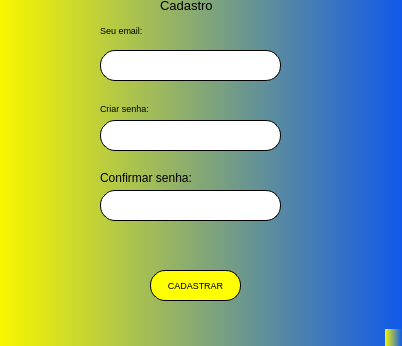
<?xml version="1.0" encoding="UTF-8"?>
<ui version="4.0">
 <class>MainWindow</class>
 <widget class="QMainWindow" name="MainWindow">
  <property name="geometry">
   <rect>
    <x>0</x>
    <y>0</y>
    <width>402</width>
    <height>346</height>
   </rect>
  </property>
  <property name="font">
   <font>
    <pointsize>12</pointsize>
   </font>
  </property>
  <property name="windowTitle">
   <string>MainWindow</string>
  </property>
  <property name="styleSheet">
   <string notr="true">background-color: qlineargradient(spread:pad, x1:0, y1:0, x2:1, y2:0, stop:0 rgba(248, 247, 0, 255), stop:1 rgba(16, 89, 234, 255));</string>
  </property>
  <widget class="QWidget" name="centralwidget">
   <widget class="QPushButton" name="pushButton">
    <property name="geometry">
     <rect>
      <x>150</x>
      <y>270</y>
      <width>91</width>
      <height>31</height>
     </rect>
    </property>
    <property name="font">
     <font>
      <family>MS Shell Dlg 2</family>
      <pointsize>7</pointsize>
      <weight>9</weight>
      <italic>false</italic>
      <bold>false</bold>
     </font>
    </property>
    <property name="styleSheet">
     <string notr="true">border-color: rgb(0, 0, 0);
color: rgb(0, 0, 0);
font: 75 7pt &quot;MS Shell Dlg 2&quot;;
background-color: rgb(255, 255, 0);
border-radius: 15px;
border-style: outset;
border-width: 1px;</string>
    </property>
    <property name="text">
     <string>CADASTRAR</string>
    </property>
   </widget>
   <widget class="QLineEdit" name="lineEdit">
    <property name="geometry">
     <rect>
      <x>100</x>
      <y>50</y>
      <width>181</width>
      <height>31</height>
     </rect>
    </property>
    <property name="font">
     <font>
      <family>MS Shell Dlg 2</family>
      <pointsize>8</pointsize>
      <weight>9</weight>
      <italic>false</italic>
      <bold>false</bold>
     </font>
    </property>
    <property name="styleSheet">
     <string notr="true">border-color: rgb(0, 0, 0);
font: 75 8pt &quot;MS Shell Dlg 2&quot;;
background-color: rgb(255, 255, 255);
border-radius: 15px;
border-style: outset;
border-width: 1px;</string>
    </property>
   </widget>
   <widget class="QLineEdit" name="lineEdit_2">
    <property name="geometry">
     <rect>
      <x>100</x>
      <y>120</y>
      <width>181</width>
      <height>31</height>
     </rect>
    </property>
    <property name="styleSheet">
     <string notr="true">border-color: rgb(0, 0, 0);
font: 75 8pt &quot;MS Shell Dlg 2&quot;;
background-color: rgb(255, 255, 255);
border-radius: 15px;
border-style: outset;
border-width: 1px;</string>
    </property>
    <property name="echoMode">
     <enum>QLineEdit::Password</enum>
    </property>
   </widget>
   <widget class="QLabel" name="label">
    <property name="geometry">
     <rect>
      <x>160</x>
      <y>-10</y>
      <width>121</width>
      <height>31</height>
     </rect>
    </property>
    <property name="font">
     <font>
      <pointsize>10</pointsize>
     </font>
    </property>
    <property name="styleSheet">
     <string notr="true">background: transparent;</string>
    </property>
    <property name="text">
     <string>Cadastro</string>
    </property>
   </widget>
   <widget class="QLabel" name="label_2">
    <property name="geometry">
     <rect>
      <x>100</x>
      <y>20</y>
      <width>101</width>
      <height>21</height>
     </rect>
    </property>
    <property name="font">
     <font>
      <pointsize>7</pointsize>
     </font>
    </property>
    <property name="styleSheet">
     <string notr="true">background: transparent;</string>
    </property>
    <property name="text">
     <string>Seu email:</string>
    </property>
   </widget>
   <widget class="QLabel" name="label_3">
    <property name="geometry">
     <rect>
      <x>100</x>
      <y>100</y>
      <width>101</width>
      <height>16</height>
     </rect>
    </property>
    <property name="font">
     <font>
      <pointsize>7</pointsize>
     </font>
    </property>
    <property name="styleSheet">
     <string notr="true">background: transparent;</string>
    </property>
    <property name="text">
     <string>Criar senha:</string>
    </property>
   </widget>
   <widget class="QLabel" name="label_4">
    <property name="geometry">
     <rect>
      <x>100</x>
      <y>170</y>
      <width>191</width>
      <height>16</height>
     </rect>
    </property>
    <property name="styleSheet">
     <string notr="true">background: transparent;
font: 7pt &quot;MS Shell Dlg 2&quot;;</string>
    </property>
    <property name="text">
     <string>Confirmar senha:</string>
    </property>
   </widget>
   <widget class="QLineEdit" name="lineEdit_3">
    <property name="geometry">
     <rect>
      <x>100</x>
      <y>190</y>
      <width>181</width>
      <height>31</height>
     </rect>
    </property>
    <property name="styleSheet">
     <string notr="true">border-color: rgb(0, 0, 0);
font: 75 8pt &quot;MS Shell Dlg 2&quot;;
background-color: rgb(255, 255, 255);
border-radius: 15px;
border-style: outset;
border-width: 1px;</string>
    </property>
    <property name="echoMode">
     <enum>QLineEdit::Password</enum>
    </property>
   </widget>
   <widget class="QLabel" name="label_5">
    <property name="geometry">
     <rect>
      <x>30</x>
      <y>230</y>
      <width>351</width>
      <height>20</height>
     </rect>
    </property>
    <property name="styleSheet">
     <string notr="true">background: transparent;
font: 7pt &quot;MS Shell Dlg 2&quot;;</string>
    </property>
    <property name="text">
     <string/>
    </property>
   </widget>
   <widget class="QLabel" name="label_6">
    <property name="geometry">
     <rect>
      <x>30</x>
      <y>80</y>
      <width>331</width>
      <height>16</height>
     </rect>
    </property>
    <property name="styleSheet">
     <string notr="true">background: transparent;
font: 7pt &quot;MS Shell Dlg 2&quot;;</string>
    </property>
    <property name="text">
     <string/>
    </property>
   </widget>
  </widget>
  <widget class="QMenuBar" name="menubar">
   <property name="geometry">
    <rect>
     <x>0</x>
     <y>0</y>
     <width>402</width>
     <height>18</height>
    </rect>
   </property>
  </widget>
  <widget class="QStatusBar" name="statusbar"/>
 </widget>
 <resources/>
 <connections/>
</ui>
